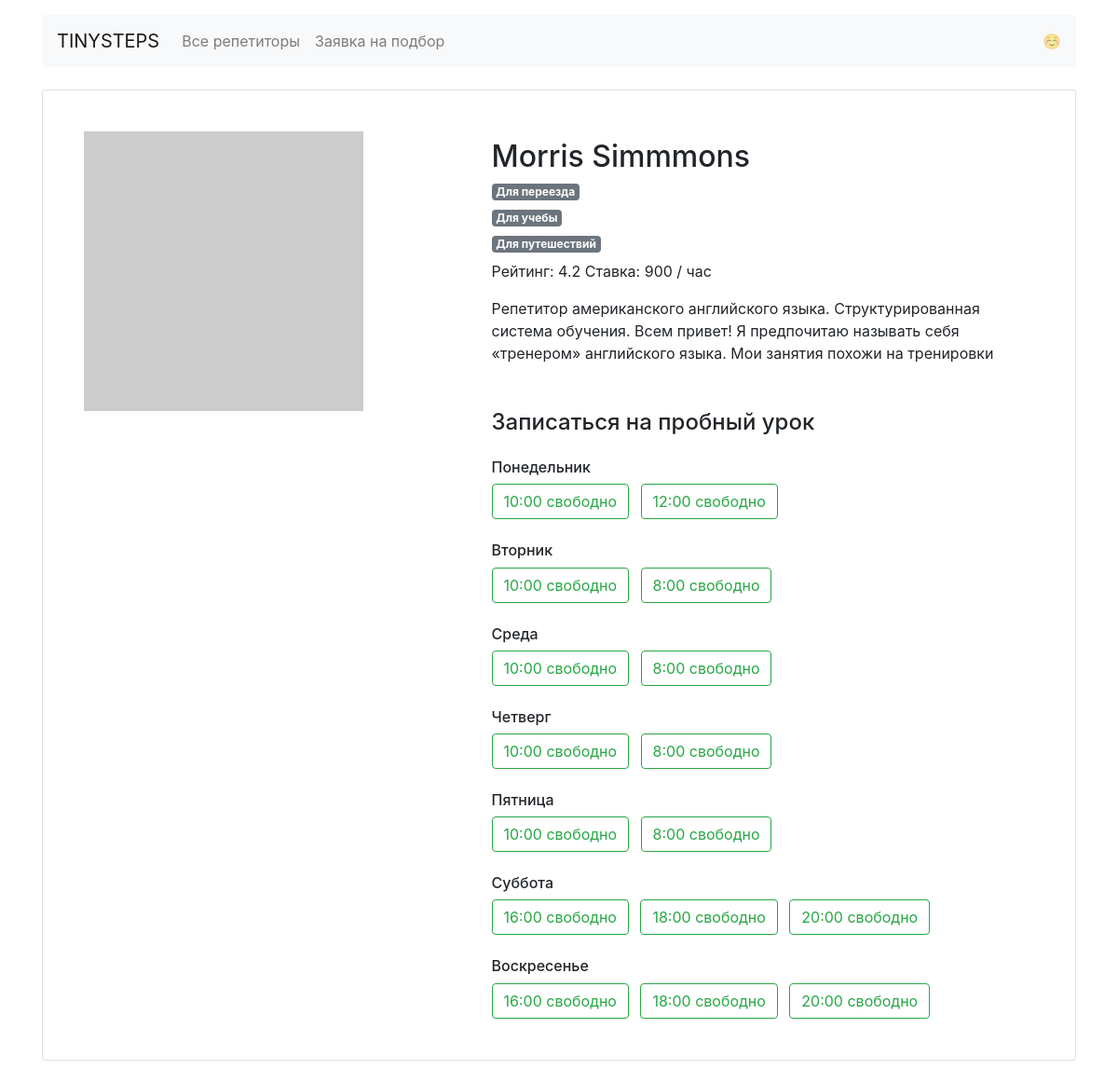
Page /profiles/0/ on the committed database.
### app.py (models this page shows)
class Teacher(db.Model):
    __tablename__ = "teachers"
    id = db.Column(db.Integer, primary_key=True)
    name = db.Column(db.String, nullable=False)
    price = db.Column(db.Integer, nullable=False)
    schedule = db.Column(db.String, nullable=False)
    rating = db.Column(db.Float, nullable=False)
    picture = db.Column(db.String, nullable=False)
    about = db.Column(db.String, nullable=False)
    goals = db.Column(db.String, nullable=False)
    students = db.relationship("Booking", back_populates="teacher")

### app.py (the view)
@app.route('/profiles/<int:id_tutor>/')
def tutor_page(id_tutor):
    ru_teacher_goal_list = []
    teacher_from_id = db.session.query(Teacher).get_or_404(id_tutor)
    for goal, ru_goal in goals_file.items():
        if goal in json.loads(teacher_from_id.goals):
            ru_teacher_goal_list.append(ru_goal)
    return render_template('profile.html',
                           id_tutor=id_tutor,
                           schedule=json.loads(teacher_from_id.schedule),
                           name=teacher_from_id.name,
                           rating=teacher_from_id.rating,
                           price=teacher_from_id.price,
                           picture=teacher_from_id.picture,
                           about=teacher_from_id.about,
                           eng_dayname=eng_dayname,
                           ru_teacher_goal_list=ru_teacher_goal_list,
                           )

### templates/profile.html (shortened to what this page needs)
{% extends 'base.html' %}
{% block container %}
  <main class="container mt-3">
    <div class="card my-4 mx-auto">
      <div class="card-body m-2 m-md-4">
        <article class="row">
          <div class="col-5"><img src="{{ picture }}" class="img-fluid" alt=""></div>
          <div class="col-7">
            <h6 class="teacher=info">
              <h1 class="h2">{{ name }}</h1>{% for goal in ru_teacher_goal_list %}
              <h6><span class="badge badge-secondary mr-2">{{ goal }}</span></h6>{% endfor %}<p>Рейтинг: {{ rating }} Ставка: {{ price }} / час</p>
              <p>{{ about }}</p>
            <section class="available">
              <h4 class="mb-4 mt-5">Записаться на пробный урок</h4>
              <h6 class="mt-4">Понедельник</h6>
              {% for time, bool in schedule['mon'].items() %} {% if bool == True %}
              <a href="/booking/{{ id_tutor }}/{{ eng_dayname[0] }}/{{ time.partition(':')[0] }}/" class="btn btn-outline-success mr-2">
                {{ time }} свободно</a>{% endif %}{% endfor %}{% if True not in schedule['mon'].values() %}<p>Нет свободных уроков</p>{% endif %}
              <h6 class="mt-4">Вторник</h6>
              {% for time, bool in schedule['tue'].items() %} {% if bool == True %}
              <a href="/booking/{{ id_tutor }}/{{ eng_dayname[1] }}/{{ time.partition(':')[0] }}/" class="btn btn-outline-success mr-2">
                {{ time }} свободно</a>{% endif %}{% endfor %}{% if True not in schedule['tue'].values() %}<p>Нет свободных уроков</p>{% endif %}
              <h6 class="mt-4">Среда</h6>
              {% for time, bool in schedule['wed'].items() %} {% if bool == True %}
              <a href="/booking/{{ id_tutor }}/{{ eng_dayname[2] }}/{{ time.partition(':')[0] }}/" class="btn btn-outline-success mr-2">
                {{ time }} свободно</a>{% endif %}{% endfor %}{% if True not in schedule['wed'].values() %}<p>Нет свободных уроков</p>{% endif %}
              <h6 class="mt-4">Четверг</h6>
              {% for time, bool in schedule['thu'].items() %} {% if bool == True %}
              <a href="/booking/{{ id_tutor }}/{{ eng_dayname[3] }}/{{ time.partition(':')[0] }}/" class="btn btn-outline-success mr-2">
                {{ time }} свободно</a>{% endif %}{% endfor %}{% if True not in schedule['thu'].values() %}<p>Нет свободных уроков</p>{% endif %}
              <h6 class="mt-4">Пятница</h6>
              {% for time, bool in schedule['fri'].items() %} {% if bool == True %}
              <a href="/booking/{{ id_tutor }}/{{ eng_dayname[4] }}/{{ time.partition(':')[0] }}/" class="btn btn-outline-success mr-2">
                {{ time }} свободно</a>{% endif %}{% endfor %}{% if True not in schedule['fri'].values() %}<p>Нет свободных уроков</p>{% endif %}
              <h6 class="mt-4">Суббота</h6>
              {% for time, bool in schedule['sat'].items() %} {% if bool == True %}
              <a href="/booking/{{ id_tutor }}/{{ eng_dayname[5] }}/{{ time.partition(':')[0] }}/" class="btn btn-outline-success mr-2">
                {{ time }} свободно</a>{% endif %}{% endfor %}{% if True not in schedule['sat'].values() %}<p>Нет свободных уроков</p>{% endif %}
              <h6 class="mt-4">Воскресенье</h6>
              {% for time, bool in schedule['sun'].items() %} {% if bool == True %}
              <a href="/booking/{{ id_tutor }}/{{ eng_dayname[6] }}/{{ time.partition(':')[0] }}/" class="btn btn-outline-success mr-2">
                {{ time }} свободно</a>{% endif %}{% endfor %}{% if True not in schedule['sun'].values() %}<p>Нет свободных уроков</p>{% endif %}
            </section>
          </div>
        </article>
      </div>
    </div>
  </main>
</body>{% endblock %}

### rows in the picture
Teacher: name "Morris Simmmons", rating "4.2", price "900", about "Репетитор американского английского языка. Структурированная система обучения. Всем привет! Я предпочитаю называть себя «тренером» английского языка. Мои занятия похожи на тренировки"

### other values in the picture
{{ goal }} "Для переезда" "Для учебы" "Для путешествий"
{{ time }} "10:00" "12:00"
{{ time }} "10:00" "8:00"
{{ time }} "16:00" "18:00" "20:00"
